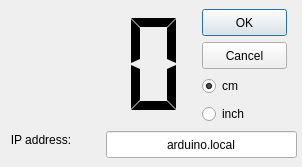
<?xml version="1.0" encoding="UTF-8"?>
<ui version="4.0">
 <class>Dialog</class>
 <widget class="QDialog" name="Dialog">
  <property name="geometry">
   <rect>
    <x>0</x>
    <y>0</y>
    <width>302</width>
    <height>167</height>
   </rect>
  </property>
  <property name="windowTitle">
   <string>YUNmeter</string>
  </property>
  <widget class="QLCDNumber" name="lcd">
   <property name="geometry">
    <rect>
     <x>9</x>
     <y>9</y>
     <width>181</width>
     <height>111</height>
    </rect>
   </property>
   <property name="sizePolicy">
    <sizepolicy hsizetype="MinimumExpanding" vsizetype="MinimumExpanding">
     <horstretch>0</horstretch>
     <verstretch>0</verstretch>
    </sizepolicy>
   </property>
   <property name="font">
    <font>
     <pointsize>16</pointsize>
     <weight>75</weight>
     <italic>true</italic>
     <bold>true</bold>
    </font>
   </property>
   <property name="frameShape">
    <enum>QFrame::NoFrame</enum>
   </property>
   <property name="frameShadow">
    <enum>QFrame::Raised</enum>
   </property>
   <property name="lineWidth">
    <number>1</number>
   </property>
   <property name="numDigits">
    <number>3</number>
   </property>
   <property name="segmentStyle">
    <enum>QLCDNumber::Flat</enum>
   </property>
   <property name="intValue" stdset="0">
    <number>0</number>
   </property>
  </widget>
  <widget class="QRadioButton" name="radio1">
   <property name="geometry">
    <rect>
     <x>202</x>
     <y>75</y>
     <width>48</width>
     <height>22</height>
    </rect>
   </property>
   <property name="sizePolicy">
    <sizepolicy hsizetype="MinimumExpanding" vsizetype="MinimumExpanding">
     <horstretch>0</horstretch>
     <verstretch>0</verstretch>
    </sizepolicy>
   </property>
   <property name="text">
    <string>cm</string>
   </property>
   <property name="checked">
    <bool>true</bool>
   </property>
  </widget>
  <widget class="QRadioButton" name="radio2">
   <property name="geometry">
    <rect>
     <x>202</x>
     <y>103</y>
     <width>55</width>
     <height>22</height>
    </rect>
   </property>
   <property name="sizePolicy">
    <sizepolicy hsizetype="MinimumExpanding" vsizetype="MinimumExpanding">
     <horstretch>0</horstretch>
     <verstretch>0</verstretch>
    </sizepolicy>
   </property>
   <property name="text">
    <string>inch</string>
   </property>
  </widget>
  <widget class="QLabel" name="label">
   <property name="geometry">
    <rect>
     <x>9</x>
     <y>131</y>
     <width>64</width>
     <height>17</height>
    </rect>
   </property>
   <property name="sizePolicy">
    <sizepolicy hsizetype="MinimumExpanding" vsizetype="MinimumExpanding">
     <horstretch>0</horstretch>
     <verstretch>0</verstretch>
    </sizepolicy>
   </property>
   <property name="text">
    <string>IP address:</string>
   </property>
   <property name="alignment">
    <set>Qt::AlignCenter</set>
   </property>
  </widget>
  <widget class="QLineEdit" name="edit1">
   <property name="geometry">
    <rect>
     <x>106</x>
     <y>131</y>
     <width>191</width>
     <height>27</height>
    </rect>
   </property>
   <property name="sizePolicy">
    <sizepolicy hsizetype="MinimumExpanding" vsizetype="MinimumExpanding">
     <horstretch>0</horstretch>
     <verstretch>0</verstretch>
    </sizepolicy>
   </property>
   <property name="text">
    <string>arduino.local</string>
   </property>
   <property name="alignment">
    <set>Qt::AlignCenter</set>
   </property>
   <property name="placeholderText">
    <string>address of Arduino Yun (192.168...)</string>
   </property>
  </widget>
  <widget class="QPushButton" name="btnOK">
   <property name="geometry">
    <rect>
     <x>202</x>
     <y>9</y>
     <width>85</width>
     <height>27</height>
    </rect>
   </property>
   <property name="sizePolicy">
    <sizepolicy hsizetype="MinimumExpanding" vsizetype="MinimumExpanding">
     <horstretch>0</horstretch>
     <verstretch>0</verstretch>
    </sizepolicy>
   </property>
   <property name="text">
    <string>OK</string>
   </property>
  </widget>
  <widget class="QPushButton" name="btnCancel">
   <property name="geometry">
    <rect>
     <x>202</x>
     <y>42</y>
     <width>85</width>
     <height>27</height>
    </rect>
   </property>
   <property name="sizePolicy">
    <sizepolicy hsizetype="MinimumExpanding" vsizetype="MinimumExpanding">
     <horstretch>0</horstretch>
     <verstretch>0</verstretch>
    </sizepolicy>
   </property>
   <property name="text">
    <string>Cancel</string>
   </property>
  </widget>
 </widget>
 <resources/>
 <connections/>
</ui>
